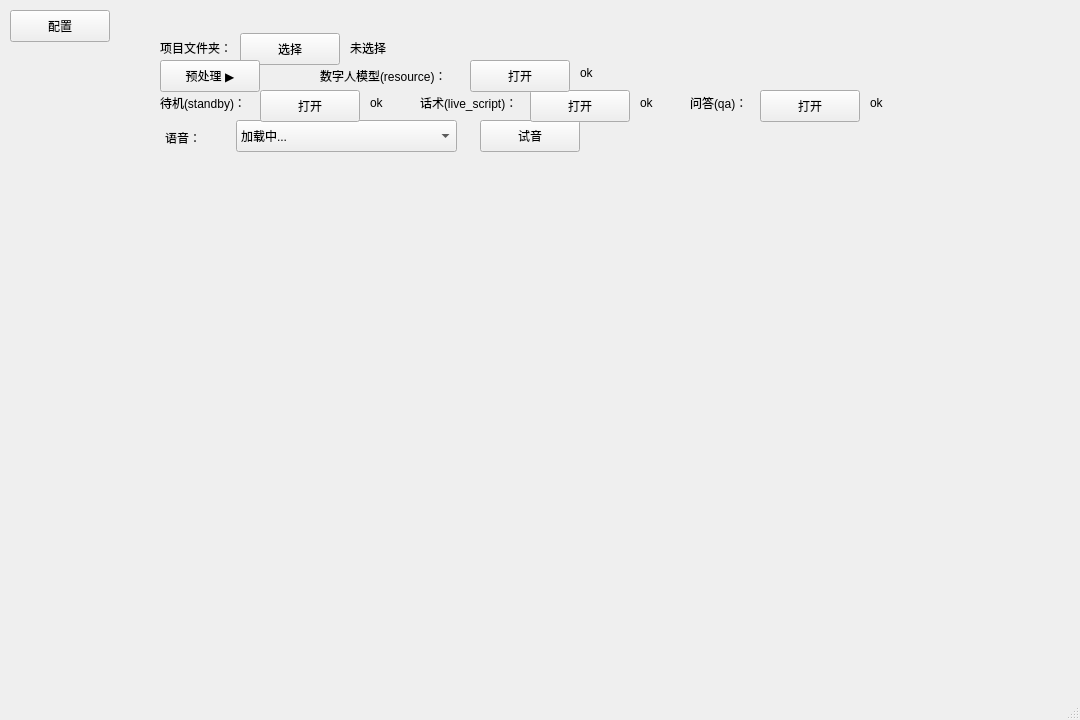
<?xml version="1.0" encoding="UTF-8"?>
<ui version="4.0">
 <class>MainWindow</class>
 <widget class="QMainWindow" name="MainWindow">
  <property name="geometry">
   <rect>
    <x>0</x>
    <y>0</y>
    <width>1080</width>
    <height>720</height>
   </rect>
  </property>
  <property name="windowTitle">
   <string>MainWindow</string>
  </property>
  <widget class="QWidget" name="centralwidget">
   <widget class="QPushButton" name="pushButton">
    <property name="geometry">
     <rect>
      <x>10</x>
      <y>10</y>
      <width>100</width>
      <height>32</height>
     </rect>
    </property>
    <property name="text">
     <string>配置</string>
    </property>
   </widget>
   <widget class="QStackedWidget" name="stackedWidget">
    <property name="geometry">
     <rect>
      <x>130</x>
      <y>0</y>
      <width>821</width>
      <height>601</height>
     </rect>
    </property>
    <widget class="QWidget" name="page">
     <widget class="QLabel" name="label">
      <property name="geometry">
       <rect>
        <x>30</x>
        <y>40</y>
        <width>81</width>
        <height>16</height>
       </rect>
      </property>
      <property name="text">
       <string>项目文件夹：</string>
      </property>
     </widget>
     <widget class="QPushButton" name="setting_projectfolder_button">
      <property name="geometry">
       <rect>
        <x>110</x>
        <y>33</y>
        <width>100</width>
        <height>32</height>
       </rect>
      </property>
      <property name="text">
       <string>选择</string>
      </property>
     </widget>
     <widget class="QLabel" name="setting_projectfolder_label">
      <property name="geometry">
       <rect>
        <x>220</x>
        <y>40</y>
        <width>421</width>
        <height>16</height>
       </rect>
      </property>
      <property name="text">
       <string>未选择</string>
      </property>
     </widget>
     <widget class="QLabel" name="label_2">
      <property name="geometry">
       <rect>
        <x>35</x>
        <y>130</y>
        <width>58</width>
        <height>16</height>
       </rect>
      </property>
      <property name="text">
       <string>语音：</string>
      </property>
     </widget>
     <widget class="QComboBox" name="setting_speaker_combo">
      <property name="geometry">
       <rect>
        <x>106</x>
        <y>120</y>
        <width>221</width>
        <height>32</height>
       </rect>
      </property>
      <item>
       <property name="text">
        <string>加载中...</string>
       </property>
      </item>
     </widget>
     <widget class="QPushButton" name="setting_speaker_button">
      <property name="geometry">
       <rect>
        <x>350</x>
        <y>120</y>
        <width>100</width>
        <height>32</height>
       </rect>
      </property>
      <property name="text">
       <string>试音</string>
      </property>
     </widget>
     <widget class="QLabel" name="label_3">
      <property name="geometry">
       <rect>
        <x>30</x>
        <y>95</y>
        <width>101</width>
        <height>16</height>
       </rect>
      </property>
      <property name="text">
       <string>待机(standby)：</string>
      </property>
     </widget>
     <widget class="QPushButton" name="setting_standby_button">
      <property name="geometry">
       <rect>
        <x>130</x>
        <y>90</y>
        <width>100</width>
        <height>32</height>
       </rect>
      </property>
      <property name="text">
       <string>打开</string>
      </property>
     </widget>
     <widget class="QLabel" name="label_4">
      <property name="geometry">
       <rect>
        <x>290</x>
        <y>95</y>
        <width>101</width>
        <height>16</height>
       </rect>
      </property>
      <property name="text">
       <string>话术(live_script)：</string>
      </property>
     </widget>
     <widget class="QPushButton" name="setting_script_button">
      <property name="geometry">
       <rect>
        <x>400</x>
        <y>90</y>
        <width>100</width>
        <height>32</height>
       </rect>
      </property>
      <property name="text">
       <string>打开</string>
      </property>
     </widget>
     <widget class="QPushButton" name="setting_qa_button">
      <property name="geometry">
       <rect>
        <x>630</x>
        <y>90</y>
        <width>100</width>
        <height>32</height>
       </rect>
      </property>
      <property name="text">
       <string>打开</string>
      </property>
     </widget>
     <widget class="QLabel" name="label_5">
      <property name="geometry">
       <rect>
        <x>560</x>
        <y>95</y>
        <width>101</width>
        <height>16</height>
       </rect>
      </property>
      <property name="text">
       <string>问答(qa)：</string>
      </property>
     </widget>
     <widget class="QLabel" name="label_6">
      <property name="geometry">
       <rect>
        <x>190</x>
        <y>65</y>
        <width>141</width>
        <height>21</height>
       </rect>
      </property>
      <property name="text">
       <string>数字人模型(resource)：</string>
      </property>
     </widget>
     <widget class="QPushButton" name="setting_resource_button">
      <property name="geometry">
       <rect>
        <x>340</x>
        <y>60</y>
        <width>100</width>
        <height>32</height>
       </rect>
      </property>
      <property name="text">
       <string>打开</string>
      </property>
     </widget>
     <widget class="QPushButton" name="setting_prebuild_button">
      <property name="geometry">
       <rect>
        <x>30</x>
        <y>60</y>
        <width>100</width>
        <height>32</height>
       </rect>
      </property>
      <property name="text">
       <string>预处理 ▶</string>
      </property>
     </widget>
     <widget class="QLabel" name="setting_standby_label">
      <property name="geometry">
       <rect>
        <x>240</x>
        <y>95</y>
        <width>41</width>
        <height>16</height>
       </rect>
      </property>
      <property name="text">
       <string>ok</string>
      </property>
     </widget>
     <widget class="QLabel" name="setting_script_label">
      <property name="geometry">
       <rect>
        <x>510</x>
        <y>95</y>
        <width>41</width>
        <height>16</height>
       </rect>
      </property>
      <property name="text">
       <string>ok</string>
      </property>
     </widget>
     <widget class="QLabel" name="setting_qa_label">
      <property name="geometry">
       <rect>
        <x>740</x>
        <y>95</y>
        <width>41</width>
        <height>16</height>
       </rect>
      </property>
      <property name="text">
       <string>ok</string>
      </property>
     </widget>
     <widget class="QLabel" name="setting_resource_label">
      <property name="geometry">
       <rect>
        <x>450</x>
        <y>65</y>
        <width>41</width>
        <height>16</height>
       </rect>
      </property>
      <property name="text">
       <string>ok</string>
      </property>
     </widget>
    </widget>
    <widget class="QWidget" name="page_2"/>
   </widget>
  </widget>
  <widget class="QMenuBar" name="menubar">
   <property name="geometry">
    <rect>
     <x>0</x>
     <y>0</y>
     <width>1080</width>
     <height>24</height>
    </rect>
   </property>
  </widget>
  <widget class="QStatusBar" name="statusbar"/>
 </widget>
 <resources/>
 <connections/>
</ui>
